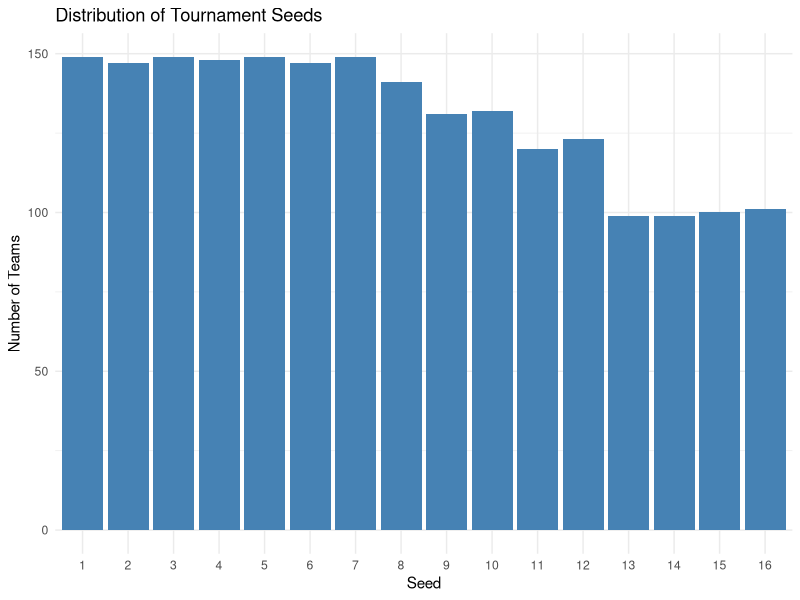
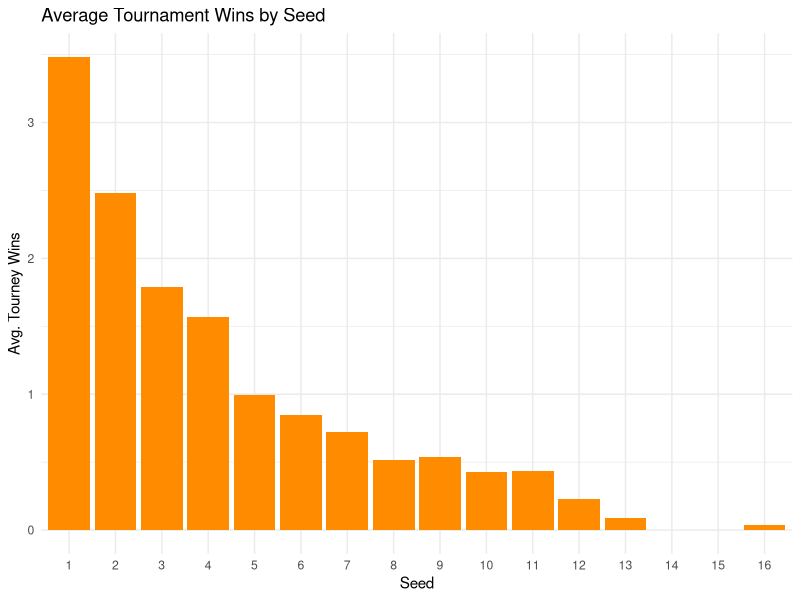
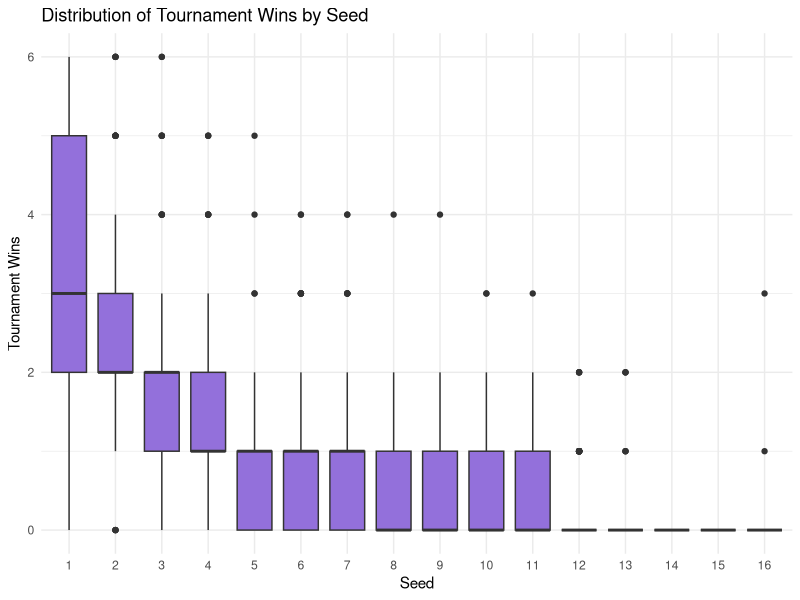
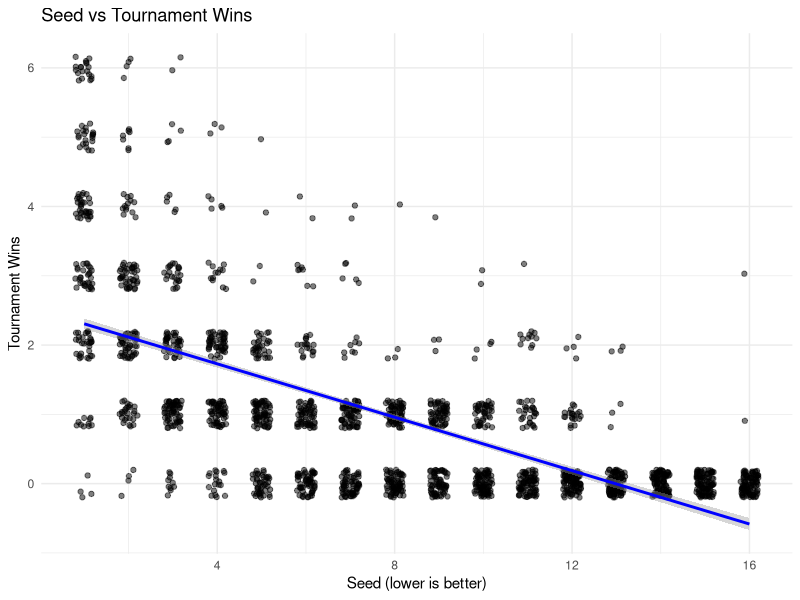
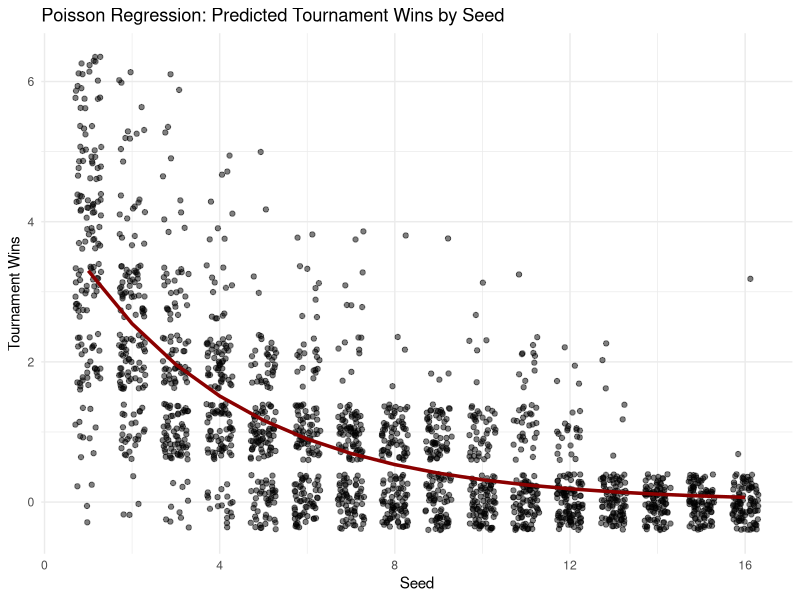

The R source for these figures, in order:
## ---- chunk 1
#| echo: true
#| warning: false
#| message: false
#| collapse: true
## ---- chunk 2
library(tidyverse) 

# Reading Data
marchmadness <- read_csv("../../data/clean/womensmarchmadness.csv") 

# Review total rows
nrow(marchmadness)

# Removing NA but only in selected columns
marchmadness <- marchmadness |> drop_na(seed, tourney_wins)

# Notice no rows were removed
nrow(marchmadness)

# Visualize the data set
head(marchmadness)
## ---- chunk 3
marchmadness <- marchmadness |> 
  filter(seed != 0)

ggplot(
  marchmadness, 
  aes(x = as.factor(seed))
  ) +
  geom_bar(fill = "steelblue") +
  labs(
    title = "Distribution of Tournament Seeds",
    x = "Seed",
    y = "Number of Teams") +
  theme_minimal()
## ---- chunk 4
marchmadness |> 
  filter(!is.na(seed), seed != 0) |> 
  group_by(seed) |> 
  summarise(
    avg_tourney_wins = mean(tourney_wins, na.rm = TRUE)
    ) |> 
  ggplot(
    aes(
      x = as.factor(seed),
      y = avg_tourney_wins)
    ) +
  geom_col(fill = "darkorange") +
  labs(
    title = "Average Tournament Wins by Seed",
    x = "Seed",
    y = "Avg. Tourney Wins"
  ) +
  theme_minimal()
## ---- chunk 5
marchmadness |> 
  filter(!is.na(seed), seed != 0) |> 
  ggplot(
    aes(x = as.factor(seed), y = tourney_wins)
    ) +
  geom_boxplot(fill = "mediumpurple") +
  labs(title = "Distribution of Tournament Wins by Seed",
       x = "Seed",
       y = "Tournament Wins") +
  theme_minimal()
## ---- chunk 6

cor.test(marchmadness$seed, marchmadness$tourney_wins, method = "spearman")
## ---- chunk 7
ggplot(marchmadness, aes(x = seed, y = tourney_wins)) +
  geom_jitter(width = 0.2, height = 0.2, alpha = 0.5) +
  geom_smooth(method = "lm", se = TRUE, color = "blue") +
  labs(title = "Seed vs Tournament Wins",
       x = "Seed (lower is better)",
       y = "Tournament Wins") +
  theme_minimal()
## ---- chunk 8
poisson_model <- glm(tourney_wins ~ seed, family = "poisson", data = marchmadness)
summary(poisson_model)
## ---- chunk 9
marchmadness$predicted_wins <- predict(poisson_model, type = "response")

ggplot(marchmadness, aes(x = seed, y = tourney_wins)) +
  geom_jitter(width = 0.3, alpha = 0.5) +
  geom_line(aes(y = predicted_wins), color = "darkred", size = 1.2) +
  labs(title = "Poisson Regression: Predicted Tournament Wins by Seed",
       x = "Seed",
       y = "Tournament Wins") +
  theme_minimal()
## ---- chunk 10
library(AER)

dispersiontest(poisson_model)
